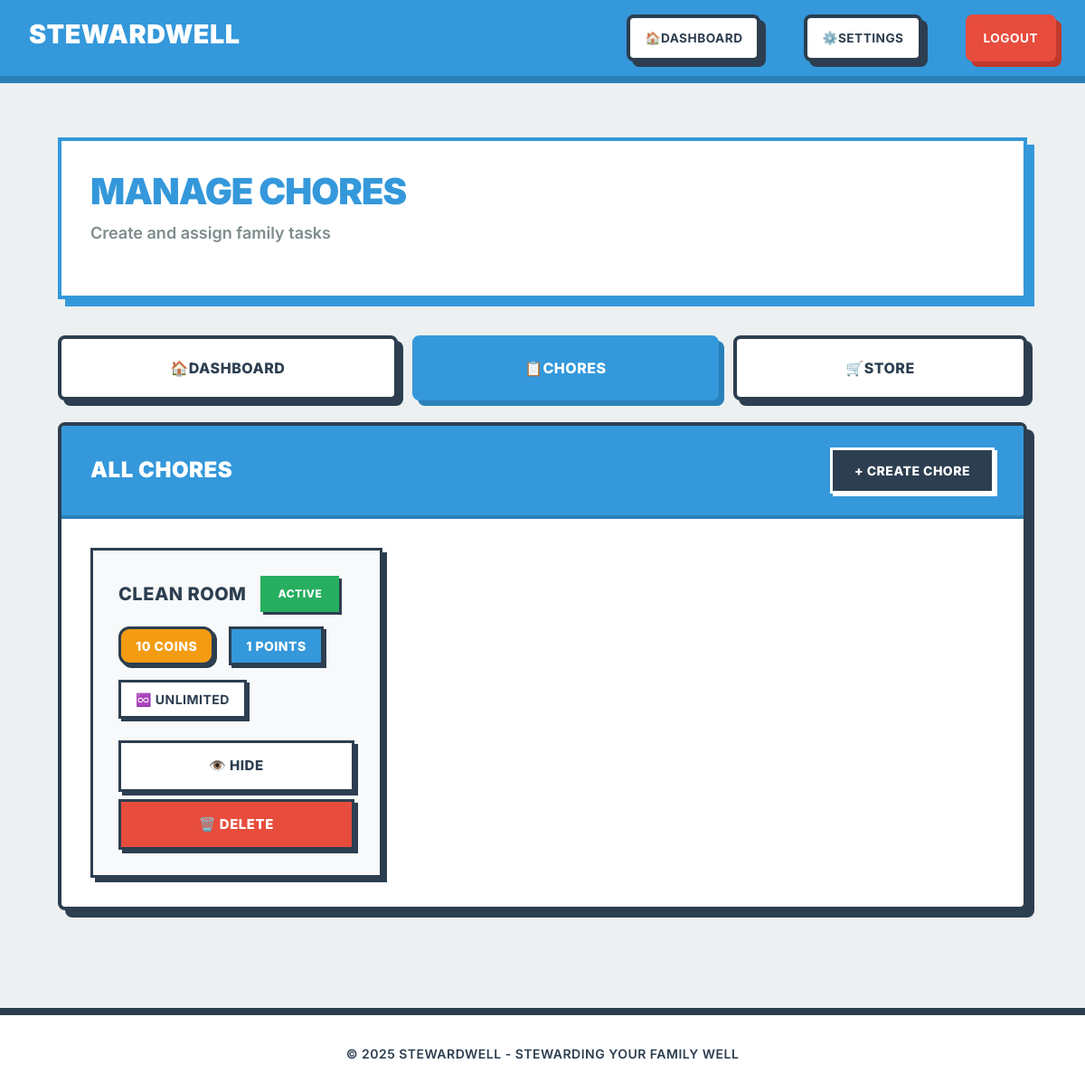
Screenshot of /parent/chores (signed in) with the database file from the repository.
### src/models/chore.py (models this page shows, shortened)
class Chore(db.Model):
    __tablename__ = 'chore'
    id = db.Column(db.Integer, primary_key=True)
    family_id = db.Column(db.Integer, db.ForeignKey('family.id'), nullable=False)
    name = db.Column(db.String(100), nullable=False)
    coin_value = db.Column(db.Integer, nullable=False, default=0)
    point_value = db.Column(db.Integer, nullable=False, default=0)
    created_by_parent_id = db.Column(db.Integer, db.ForeignKey('parent.id'), nullable=False)
    frequency = db.Column(db.String(20), nullable=False, default='unlimited')  # unlimited, daily, weekly, monthly, one_time
    is_active = db.Column(db.Boolean, nullable=False, default=True)
    created_at = db.Column(db.DateTime, nullable=False, default=datetime.utcnow)
    assignments = db.relationship('ChoreAssignment', backref='chore', lazy=True, cascade='all, delete-orphan')

### src/controllers/parent_controller.py (the view)
@parent_bp.route('/chores')
@login_required
def chores():
    family_id = session.get('family_id')
    chores = Chore.query.filter_by(family_id=family_id).order_by(Chore.created_at.desc()).all()
    return render_template('private/parents/chores/index.html', chores=chores)

### src/templates/private/parents/chores/index.html (shortened to what this page needs)
{% extends "bases/private.html" %}
{% block content %}
<div class="dashboard-container">
    <div class="dashboard-header">
        <h1>Manage Chores</h1>
        <p>Create and assign family tasks</p>
    </div>
    {% include 'private/parents/components/navbar.html' %}
    <div class="dashboard-grid">
        <div class="dashboard-card full-width">
            <div class="card-header">
                <h2>All Chores</h2>
                <button onclick="toggleModal('createChoreModal')">+ Create Chore</button>
            </div>
            <div class="card-body">
                {% if chores %}
                    <div class="row g-3">
                        {% for chore in chores %}
                        <div class="col-12 col-md-6 col-lg-4">
                        <div class="chore-item">
                            <div class="chore-main">
                                <div class="chore-name-section">
                                    <strong style="word-break: break-word;">{{ chore.name }}</strong>
                                    {% if not chore.is_active %}
                                        <span class="status-badge inactive">Hidden</span>
                                    {% else %}
                                        <span class="status-badge active">Active</span>
                                    {% endif %}
                                </div>
                                <div class="chore-rewards-section">
                                    <span class="coin-badge">{{ chore.coin_value }} Coins</span>
                                    <span class="point-badge">{{ chore.point_value }} Points</span>
                                </div>
                                <div class="chore-frequency-section">
                                    {% if chore.frequency == 'unlimited' %}
                                        <span class="frequency-badge">♾️ Unlimited</span>
                                    {% elif chore.frequency == 'daily' %}
                                        <span class="frequency-badge">📅 Daily</span>
                                    {% elif chore.frequency == 'weekly' %}
                                        <span class="frequency-badge">📆 Weekly</span>
                                    {% elif chore.frequency == 'monthly' %}
                                        <span class="frequency-badge">🗓️ Monthly</span>
                                    {% elif chore.frequency == 'one_time' %}
                                        <span class="frequency-badge">🔒 One Time</span>
                                    {% endif %}
                                </div>
                            </div>
                            <div class="chore-actions d-flex flex-wrap gap-2">
                                <form method="POST" action="{{ url_for('parent.toggle_chore', chore_id=chore.id) }}" class="inline-form flex-fill" style="min-width: fit-content;">
                                    <button type="submit" class="btn-secondary w-100">
                                        {% if chore.is_active %}👁️ <span class="d-none d-sm-inline">Hide</span>{% else %}👁️ <span class="d-none d-sm-inline">Show</span>{% endif %}
                                    </button>
                                </form>
                                <button type="button" class="btn-danger flex-fill" onclick="if(confirm('Delete {{ chore.name }}? This cannot be undone.')) document.getElementById('delete-form-{{ chore.id }}').submit();" style="min-width: fit-content;">
                                    🗑️ <span class="d-none d-sm-inline">Delete</span>
                                </button>
                            </div>
                        </div>
                        </div>
                        {% endfor %}
                    </div>
                {% endif %}
            </div>
        </div>
    </div>
</div>
{% endblock %}

### src/static/css/main.css (style rules this page uses)
* { margin: 0; padding: 0; box-sizing: border-box; }

### src/static/css/components.css (style rules this page uses)
.btn-secondary { background: #6c757d; color: white; }
.btn-danger { background: #dc3545; color: white; }
.coin-badge { background: #FFD700; padding: 0.25rem 0.75rem; border-radius: 12px; font-size: 0.875rem; font-weight: 500; }
.dashboard-card { background: white; border-radius: 8px; box-shadow: 0 2px 4px rgba(0,0,0,0.1); overflow: hidden; }
.dashboard-card.full-width { grid-column: 1 / -1; }
.card-header { padding: 1.5rem; background: #f8f9fa; border-bottom: 1px solid #e9ecef; display: flex; justify-content: space-between; align-items: center; }
.card-header h2 { margin: 0; font-size: 1.25rem; color: #333; }
.card-body { padding: 1.5rem; }
.inline-form { display: inline; }

### rows the page displays
Chore: name "CLEAN ROOM", is_active "ACTIVE", coin_value "10", point_value "1", frequency "♾️ UNLIMITED"
